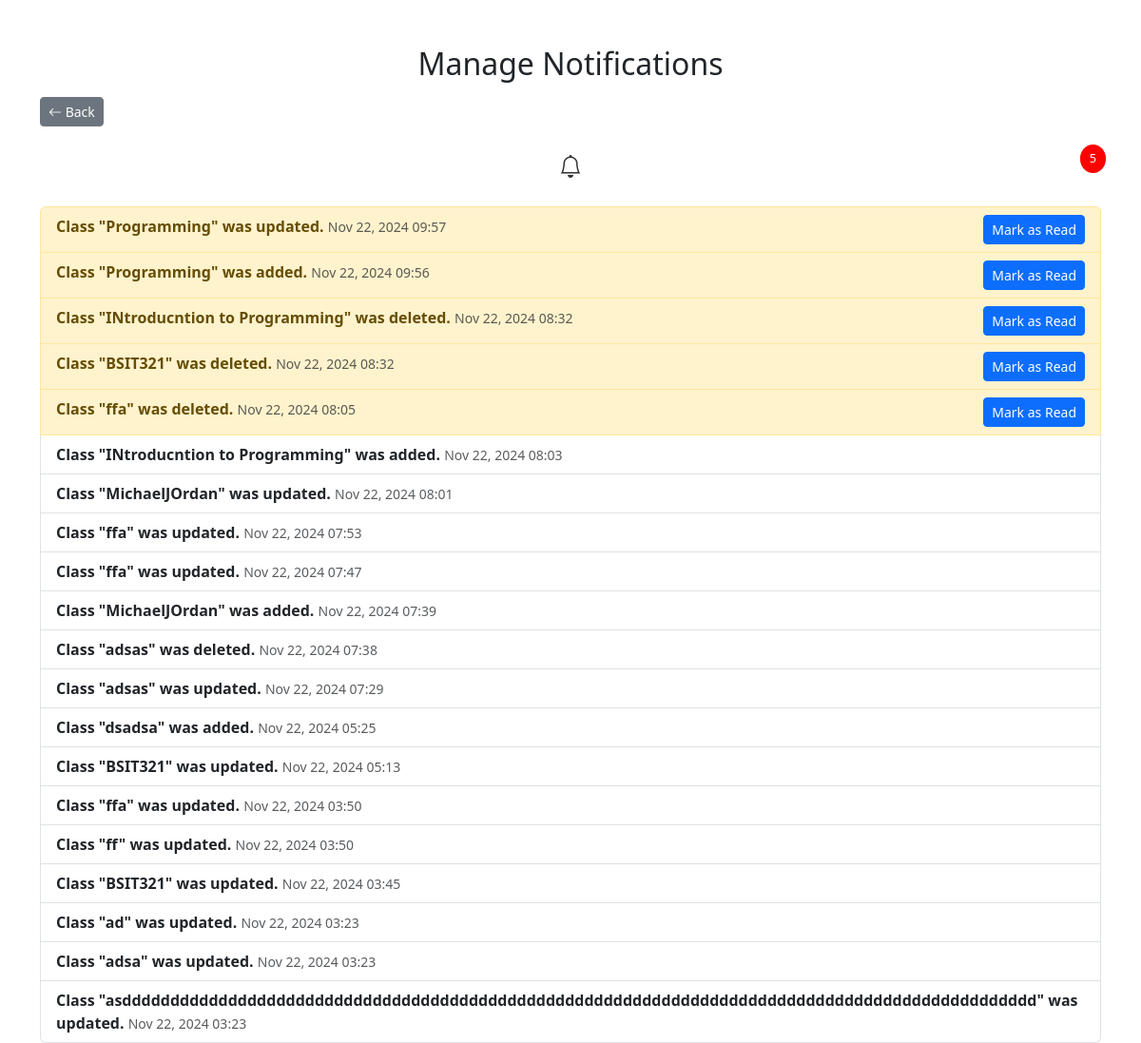
Page /manage-notifications/ (signed in) on the committed database.
### samsapp/models.py (models this page shows, shortened)
class Notification(models.Model):
    message = models.TextField()
    created_at = models.DateTimeField(auto_now_add=True)
    is_read = models.BooleanField(default=False)

### samsapp/views.py (the view)
# urls.py: path('manage-notifications/', views.manage_notifications, name='manage_notifications'),
@login_required(login_url='login')
def manage_notifications(request):
    notifications = Notification.objects.all().order_by('-created_at')
    unread_count = notifications.filter(is_read=False).count()
    return render(request, 'samsapp/manage_notifications.html', {
        'notifications': notifications,
        'unread_count': unread_count
    })

### samsapp/templates/samsapp/manage_notifications.html (shortened to what this page needs)
<!DOCTYPE html>
<html lang="en">
<head>
    <link href="https://cdn.jsdelivr.net/npm/bootstrap@5.3.0-alpha1/dist/css/bootstrap.min.css" rel="stylesheet">
    <link href="https://cdn.jsdelivr.net/npm/bootstrap-icons/font/bootstrap-icons.css" rel="stylesheet">
</head>
<body>
    <div class="container mt-5">
        <h2 class="text-center">Manage Notifications</h2>
        <div class="text-start my-3">
            <a href="javascript:history.back()" class="btn btn-secondary btn-sm">
                <i class="bi bi-arrow-left"></i> Back
            </a>
        </div>
        <div class="text-center mt-4">
            <div class="notification-icon">
                <i class="bi bi-bell"></i>
                {% if unread_count > 0 %}
                    <span class="notification-badge">{{ unread_count }}</span>
                {% endif %}
            </div>
        </div>
        <div class="mt-4">
            <ul class="list-group">
                {% for notification in notifications %}
                <li class="list-group-item {% if not notification.is_read %}list-group-item-warning{% endif %}">
                    <strong>{{ notification.message }}</strong>
                    <small class="text-muted">{{ notification.created_at|date:"M d, Y H:i" }}</small>
                    {% if not notification.is_read %}
                        <a href="{% url 'mark_as_read' notification.id %}" class="btn btn-sm btn-primary float-end">Mark as Read</a>
                    {% endif %}
                </li>
                {% endfor %}
            </ul>
        </div>
    </div>
</body>
</html>

### samsapp/templates/samsapp/manage_notifications.html (style rules this page uses)
.notification-badge { background-color: red; color: white; border-radius: 50%; padding: 5px 10px; font-size: 0.8rem; position: absolute; top: -5px; right: -5px; }
.notification-icon { position: relative; font-size: 1.5rem; color: #333; }

### rows in the picture
Notification: message "Class \"Programming\" was updated.", created_at "Nov 22, 2024 09:57", is_read "Mark as Read"
Notification: message "Class \"Programming\" was added.", created_at "Nov 22, 2024 09:56", is_read "Mark as Read"
Notification: message "Class \"INtroducntion to Programming\" was deleted.", created_at "Nov 22, 2024 08:32", is_read "Mark as Read"
Notification: message "Class \"BSIT321\" was deleted.", created_at "Nov 22, 2024 08:32", is_read "Mark as Read"
Notification: message "Class \"ffa\" was deleted.", created_at "Nov 22, 2024 08:05", is_read "Mark as Read"
Notification: message "Class \"INtroducntion to Programming\" was added.", created_at "Nov 22, 2024 08:03"
Notification: message "Class \"MichaelJOrdan\" was updated.", created_at "Nov 22, 2024 08:01"
Notification: message "Class \"ffa\" was updated.", created_at "Nov 22, 2024 07:53"
Notification: message "Class \"ffa\" was updated.", created_at "Nov 22, 2024 07:47"
Notification: message "Class \"MichaelJOrdan\" was added.", created_at "Nov 22, 2024 07:39"
Notification: message "Class \"adsas\" was deleted.", created_at "Nov 22, 2024 07:38"
Notification: message "Class \"adsas\" was updated.", created_at "Nov 22, 2024 07:29"
Notification: message "Class \"dsadsa\" was added.", created_at "Nov 22, 2024 05:25"
Notification: message "Class \"BSIT321\" was updated.", created_at "Nov 22, 2024 05:13"
Notification: message "Class \"ffa\" was updated.", created_at "Nov 22, 2024 03:50"
Notification: message "Class \"ff\" was updated.", created_at "Nov 22, 2024 03:50"
Notification: message "Class \"BSIT321\" was updated.", created_at "Nov 22, 2024 03:45"
Notification: message "Class \"ad\" was updated.", created_at "Nov 22, 2024 03:23"
Notification: message "Class \"adsa\" was updated.", created_at "Nov 22, 2024 03:23"
Notification: message "Class \"asddddddddddddddddddddddddddddddddddddddddddddddddddddddddddddddddddddddddddddddddddddddddddddddd\" was updated.", created_at "Nov 22, 2024 03:23"

### other values in the picture
{{ unread_count }} "5"
